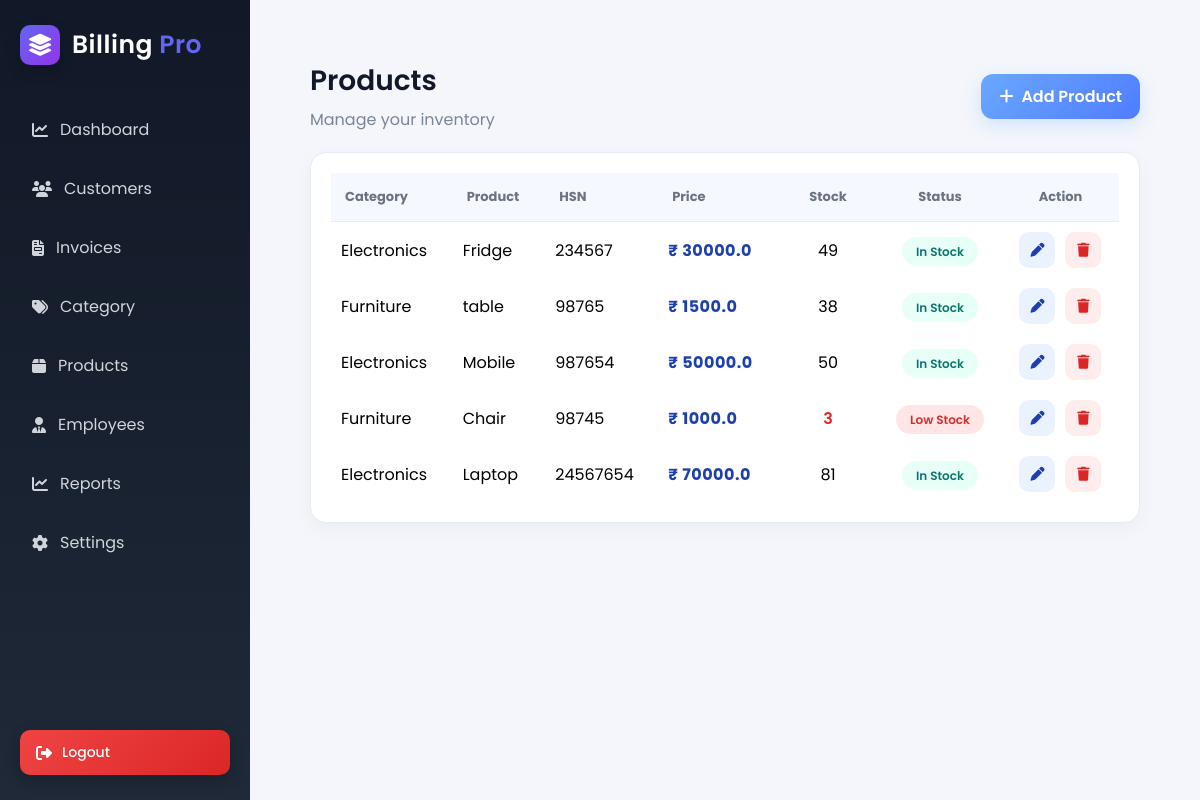
The app's page /products/ (signed in) with its own data.
### organisation/models.py (models this page shows, shortened)
class Product(models.Model):
    companyName = models.ForeignKey(OrganisationDetails, on_delete=models.CASCADE)
    category = models.ForeignKey(Category, on_delete=models.CASCADE, null=True, blank=True)
    Product_name = models.CharField(max_length=50)
    Hsn_code = models.CharField(max_length=20)
    Price = models.FloatField()
    Discount = models.IntegerField(default=0)
    Cgst = models.IntegerField(default=0)
    Sgst = models.IntegerField(default=0)
    Igst = models.IntegerField(default=0)
    Cess = models.IntegerField(default=0)
    stock = models.IntegerField(default=0)

class Category(models.Model):
    name = models.CharField(max_length=100)

### organisation/views.py (the view)
# urls.py: path('products/', views.product_list, name='product_list'),
def product_list(request):
    if not request.session.get('org_id'):
        return redirect('login')
    org_id = request.session.get('org_id')
    products = Product.objects.filter(companyName=org_id)
    return render(request, 'product_list.html', {
        'products': products
    })

### organisation/templates/product_list.html (shortened to what this page needs)
{% extends 'base.html' %}
{% load static %}
{% block content %}
<div class="product-list-wrapper">
    <div class="product-header">
        <div>
            <h1>Products</h1>
            <p>Manage your inventory</p>
        </div>
        <a href="{% url 'productform' %}" class="btn-add">
            <i class="fa fa-plus"></i> Add Product
        </a>
    </div>
    <div class="product-card">
        <table class="product-table">
            <thead>
                <tr>
                    <th>Category</th>
                    <th>Product</th>
                    <th>HSN</th>
                    <th>Price</th>
                    <th>Stock</th>
                    <th>Status</th>
                    <th>Action</th>
                </tr>
            </thead>
            <tbody>
                {% for p in products %}
                <tr>
                    <td>{{ p.category.name }}</td>
                    <td>{{ p.Product_name }}</td>
                    <td>{{ p.Hsn_code }}</td>
                    <td><strong>₹ {{ p.Price }}</strong></td>
                    <td>
                        {% if p.stock <= 5 %}
                            <span style="color:#dc2626; font-weight:600;">{{ p.stock }}</span>
                        {% else %}
                            {{ p.stock }}
                        {% endif %}
                    </td>
                    <td>
                        {% if p.stock <= 5 %}
                            <span class="badge low">Low Stock</span>
                        {% else %}
                            <span class="badge ok">In Stock</span>
                        {% endif %}
                    </td>
                    <td>
                        <div class="action-btns">
                            <a href="{% url 'edit_product' p.id %}" class="action-btn btn-edit">
                                <i class="fa fa-pen"></i>
                            </a>
                            <form action="{% url 'org_delete_product' p.id %}" method="POST" style="display:inline;">
                                <button type="submit" class="action-btn btn-delete"
                                    onclick="return confirm('Delete this product?')">
                                    <i class="fa fa-trash"></i>
                                </button>
                            </form>
                        </div>
                    </td>
                </tr>
                {% empty %}
                <tr>
                    <td colspan="5" class="no-data">
                        No products found
                    </td>
                </tr>
                {% endfor %}
            </tbody>
        </table>
    </div>
</div>
{% endblock %}

### organisation/static/css/dashboard.css (style rules this page uses)
* { margin:0; padding:0; box-sizing:border-box; font-family:'Poppins',sans-serif; }
body { background:#f4f6fb; }
.badge { background:#eef2ff; color:#4f46e5; padding:6px 10px; border-radius:6px; font-size:12px; }
.product-header h1 { font-size:28px; font-weight:600; }
.product-header p { color:#6b7280; margin-top:5px; }
.product-card { background:white; border-radius:16px; padding:25px; margin-top:20px; box-shadow:0 10px 25px rgba(0,0,0,0.08); }
.product-table { width:100%; border-collapse:collapse; }
.product-table th { background:#f9fafb; padding:12px; font-size:13px; border-bottom:1px solid #eee; }
.product-table td { padding:10px; }

### organisation/templates/product_list.html (style rules this page uses)
.product-list-wrapper { padding: 20px; }
.product-header { display: flex; justify-content: space-between; align-items: center; margin-bottom: 20px; }
.product-header h1 { color: #12182b; }
.product-header p { color: #7a8599; }
.btn-add { background: linear-gradient(135deg, #6aa8ff, #4f7cff); color: white; padding: 10px 18px; border-radius: 12px; font-weight: 600; text-decoration: none; display: flex; align-items: center; gap: 8px; box-shadow: 0 6px 18px rgba(106,168,255,0.25); transition: 0.3s ease; }
.product-card { background: #ffffff; border-radius: 16px; padding: 20px; border: 1px solid #e6ebf5; box-shadow: 0 6px 20px rgba(0,0,0,0.04); }
.product-table { width: 100%; border-collapse: collapse; }
.product-table th { text-align: left; padding: 14px; font-size: 13px; color: #6b7280; background: #f5f8ff; border-bottom: 1px solid #e6ebf5; }
.product-table td:nth-child(4) { font-weight: 600; color: #1e40af; letter-spacing: 0.5px; }
.product-table td:nth-child(5), .product-table th:nth-child(5) { text-align: center; width: 100px; }
.product-table td:nth-child(6), .product-table th:nth-child(6) { text-align: center; }
.product-table td:nth-child(7), .product-table th:nth-child(7) { text-align: center; }
.badge { padding: 6px 14px; border-radius: 20px; font-size: 12px; font-weight: 600; }
.badge.low { background: #ffe5e5; color: #d32f2f; }
.badge.ok { background: #e6fff7; color: #0f766e; }
.action-btns { display: flex; gap: 10px; justify-content: center; }
.action-btn { width: 36px; height: 36px; display: flex; align-items: center; justify-content: center; border-radius: 10px; text-decoration: none; transition: 0.25s ease; }
.action-btn i { font-size: 14px; }
.btn-edit { background: #eaf2ff; }
.btn-edit i { color: #1e40af; }
.btn-delete { background: #ffecec; border: none; cursor: pointer; }
.btn-delete i { color: #dc2626; }

### records on screen
Product: category.name "Electronics", Product_name "Fridge", Hsn_code "234567", Price "30000.0", stock "49", shows "In Stock"
Product: category.name "Furniture", Product_name "table", Hsn_code "98765", Price "1500.0", stock "38", shows "In Stock"
Product: category.name "Electronics", Product_name "Mobile", Hsn_code "987654", Price "50000.0", stock "50", shows "In Stock"
Product: category.name "Furniture", Product_name "Chair", Hsn_code "98745", Price "1000.0", stock "3", shows "Low Stock"
Product: category.name "Electronics", Product_name "Laptop", Hsn_code "24567654", Price "70000.0", stock "81", shows "In Stock"
